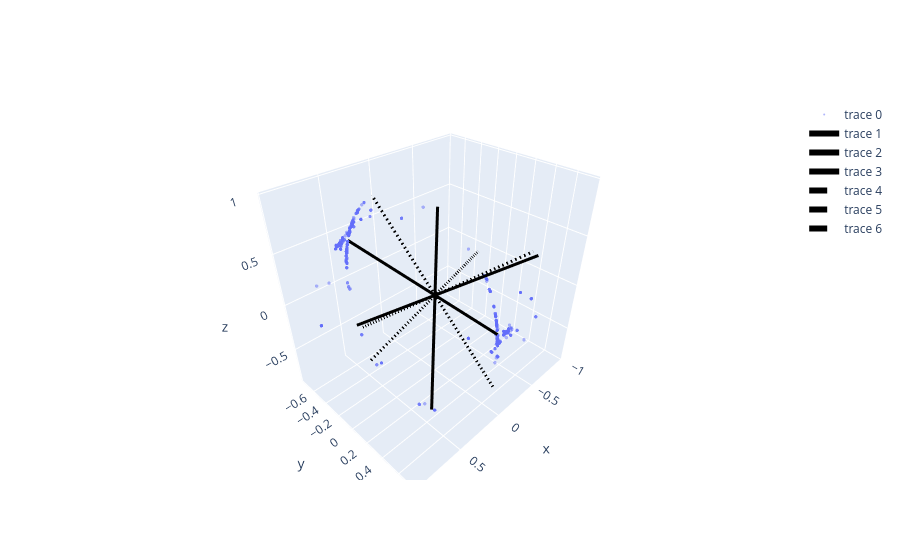
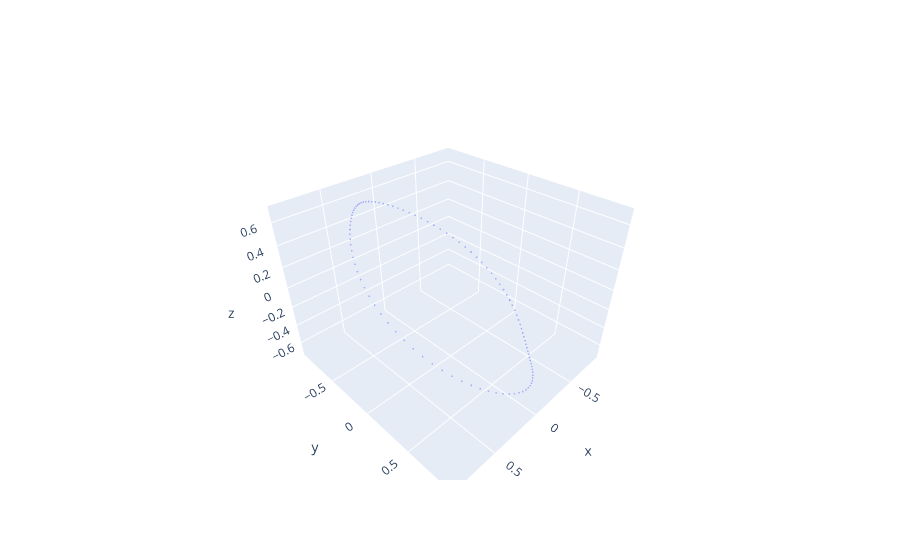

Source (notebook cell) for these figures, in order:
### Code cell
off=1
RT=spinG.RE
CE=RT@np.eye(3)#@R
axis=['x','y','z']
coords=[go.Scatter3d( x = [-off*CE[0,i],off*CE[0,i]],
                       y = [-off*CE[1,i],off*CE[1,i]],
                       z = [-off*CE[2,i],off*CE[2,i]],
                       line = dict( color = "rgb(0,0,0)",
                                    width = 6),
                        text=l,
                        mode='lines'
                     ) for i,l in enumerate(axis)]
RA=spinG.RH
CA=RA@np.eye(3)#@R
axis=['x','y','z']
coordsA=[go.Scatter3d( x = [-off*CA[0,i],off*CA[0,i]],
                       y = [-off*CA[1,i],off*CA[1,i]],
                       z = [-off*CA[2,i],off*CA[2,i]],
                       line = dict( color = "rgb(0,0,0)",
                                    width = 6,dash='dash'),
                        text=l,
                        mode='lines',
                        
                     ) for i,l in enumerate(axis)]

fig=go.Figure(data=[go.Scatter3d(x=1*np.sin(theta[idx])*np.cos(phi[idx]),y=1*np.sin(theta[idx])*np.sin(phi[idx]),z=np.cos(theta[idx]),mode='markers',
marker=dict(
        size=2,
        opacity=0.5
    )

),*coords,*coordsA])
fig.show()


xt=1*np.sin(thett)*np.cos(phit)
yt=1*np.sin(thett)*np.sin(phit)
zt=np.cos(thett)
fig=go.Figure(data=[go.Scatter3d(x=xt,y=yt,z=zt,mode='markers',
marker=dict(
        size=1,
        opacity=0.5
    )

)])
fig.show()

### Figure 1 — Plotly figure (JSON) as saved in the notebook; plotly's stock layout.template omitted (floating-point values rounded to 4 significant figures; data arrays with more than 128 entries replaced by an {"elided": "..."} marker saying what was removed)
{"data": [{"marker": {"opacity": 0.5, "size": 2}, "mode": "markers", "type": "scatter3d", "x": {"elided": "2589 float values"}, "y": {"elided": "2589 float values"}, "z": {"elided": "2589 float values"}}, {"line": {"color": "rgb(0,0,0)", "width": 6}, "mode": "lines", "text": "x", "type": "scatter3d", "x": [0.6624, -0.6624], "y": [0.6263, -0.6263], "z": [-0.4111, 0.4111]}, {"line": {"color": "rgb(0,0,0)", "width": 6}, "mode": "lines", "text": "y", "type": "scatter3d", "x": [-0.6623, 0.6623], "y": [0.2332, -0.2332], "z": [-0.712, 0.712]}, {"line": {"color": "rgb(0,0,0)", "width": 6}, "mode": "lines", "text": "z", "type": "scatter3d", "x": [0.3501, -0.3501], "y": [-0.7439, 0.7439], "z": [-0.5693, 0.5693]}, {"line": {"color": "rgb(0,0,0)", "dash": "dash", "width": 6}, "mode": "lines", "text": "x", "type": "scatter3d", "x": [0.9463, -0.9463], "y": [0.3126, -0.3126], "z": [0.08214, -0.08214]}, {"line": {"color": "rgb(0,0,0)", "dash": "dash", "width": 6}, "mode": "lines", "text": "y", "type": "scatter3d", "x": [-0.1335, 0.1335], "y": [0.6094, -0.6094], "z": [-0.7816, 0.7816]}, {"line": {"color": "rgb(0,0,0)", "dash": "dash", "width": 6}, "mode": "lines", "text": "z", "type": "scatter3d", "x": [0.2944, -0.2944], "y": [-0.7286, 0.7286], "z": [-0.6184, 0.6184]}], "layout": {}}

### Figure 2 — Plotly figure (JSON) as saved in the notebook; plotly's stock layout.template omitted (floating-point values rounded to 4 significant figures)
{"data": [{"marker": {"opacity": 0.5, "size": 1}, "mode": "markers", "type": "scatter3d", "x": [-0.8348, -0.8514, -0.8645, -0.8736, -0.8782, -0.878, -0.8725, -0.8616, -0.845, -0.8226, -0.7946, -0.761, -0.7222, -0.6784, -0.6302, -0.5781, -0.5228, -0.4648, -0.405, -0.3439, -0.2822, -0.2207, -0.1598, -0.1002, -0.04217, 0.01378, 0.06745, 0.1186, 0.1673, 0.2133, 0.2569, 0.2981, 0.3371, 0.3742, 0.4096, 0.4436, 0.4764, 0.5083, 0.5395, 0.5701, 0.6003, 0.6301, 0.6595, 0.6885, 0.7167, 0.7442, 0.7704, 0.7952, 0.818, 0.8384, 0.8559, 0.87, 0.8804, 0.8863, 0.8876, 0.8837, 0.8745, 0.8596, 0.839, 0.8127, 0.7808, 0.7436, 0.7014, 0.6545, 0.6037, 0.5493, 0.4922, 0.4329, 0.3722, 0.3107, 0.2492, 0.1883, 0.1284, 0.07008, 0.01374, -0.04033, -0.09192, -0.1409, -0.1873, -0.2311, -0.2724, -0.3115, -0.3485, -0.3837, -0.4174, -0.4499, -0.4813, -0.5121, -0.5423, -0.5721, -0.6016, -0.6308, -0.6597, -0.6882, -0.7161, -0.743, -0.7688, -0.793, -0.8151, -0.8348], "y": [-1.022e-16, -0.05411, -0.1103, -0.1684, -0.2279, -0.2884, -0.3493, -0.4101, -0.4701, -0.5287, -0.5851, -0.6386, -0.6886, -0.7345, -0.7757, -0.8119, -0.8426, -0.8676, -0.8868, -0.9001, -0.9076, -0.9096, -0.9063, -0.8981, -0.8853, -0.8686, -0.8484, -0.8251, -0.7994, -0.7716, -0.7423, -0.7117, -0.6803, -0.6482, -0.6157, -0.5829, -0.5498, -0.5165, -0.4827, -0.4484, -0.4133, -0.3773, -0.34, -0.3013, -0.2609, -0.2185, -0.174, -0.1272, -0.07811, -0.02661, 0.02717, 0.08308, 0.1409, 0.2002, 0.2606, 0.3216, 0.3827, 0.4431, 0.5023, 0.5595, 0.6141, 0.6653, 0.7126, 0.7554, 0.7932, 0.8256, 0.8524, 0.8734, 0.8885, 0.8978, 0.9015, 0.8997, 0.8929, 0.8815, 0.8659, 0.8466, 0.8242, 0.7992, 0.772, 0.7432, 0.7131, 0.6821, 0.6504, 0.6184, 0.5862, 0.5537, 0.5211, 0.4883, 0.455, 0.4212, 0.3866, 0.351, 0.314, 0.2755, 0.2352, 0.1928, 0.1482, 0.1012, 0.0518, 1.022e-16], "z": [-0.5506, -0.5218, -0.4904, -0.4566, -0.4205, -0.3821, -0.3416, -0.2991, -0.2549, -0.2092, -0.1623, -0.1143, -0.06573, -0.01675, 0.03229, 0.08108, 0.1293, 0.1767, 0.2229, 0.2677, 0.3108, 0.3521, 0.3913, 0.4283, 0.463, 0.4953, 0.5251, 0.5523, 0.5771, 0.5993, 0.6189, 0.6361, 0.6508, 0.6632, 0.6731, 0.6807, 0.6861, 0.6891, 0.6899, 0.6884, 0.6847, 0.6787, 0.6704, 0.6597, 0.6467, 0.6312, 0.6133, 0.5929, 0.57, 0.5445, 0.5165, 0.4859, 0.4529, 0.4175, 0.3798, 0.34, 0.2981, 0.2545, 0.2092, 0.1626, 0.115, 0.06658, 0.01768, -0.03137, -0.08027, -0.1287, -0.1764, -0.223, -0.2683, -0.3119, -0.3538, -0.3937, -0.4315, -0.467, -0.5, -0.5306, -0.5587, -0.5843, -0.6074, -0.6279, -0.646, -0.6616, -0.6749, -0.6858, -0.6944, -0.7007, -0.7048, -0.7067, -0.7063, -0.7038, -0.6991, -0.6921, -0.6828, -0.6712, -0.6572, -0.6409, -0.6221, -0.6008, -0.577, -0.5506]}], "layout": {}}
